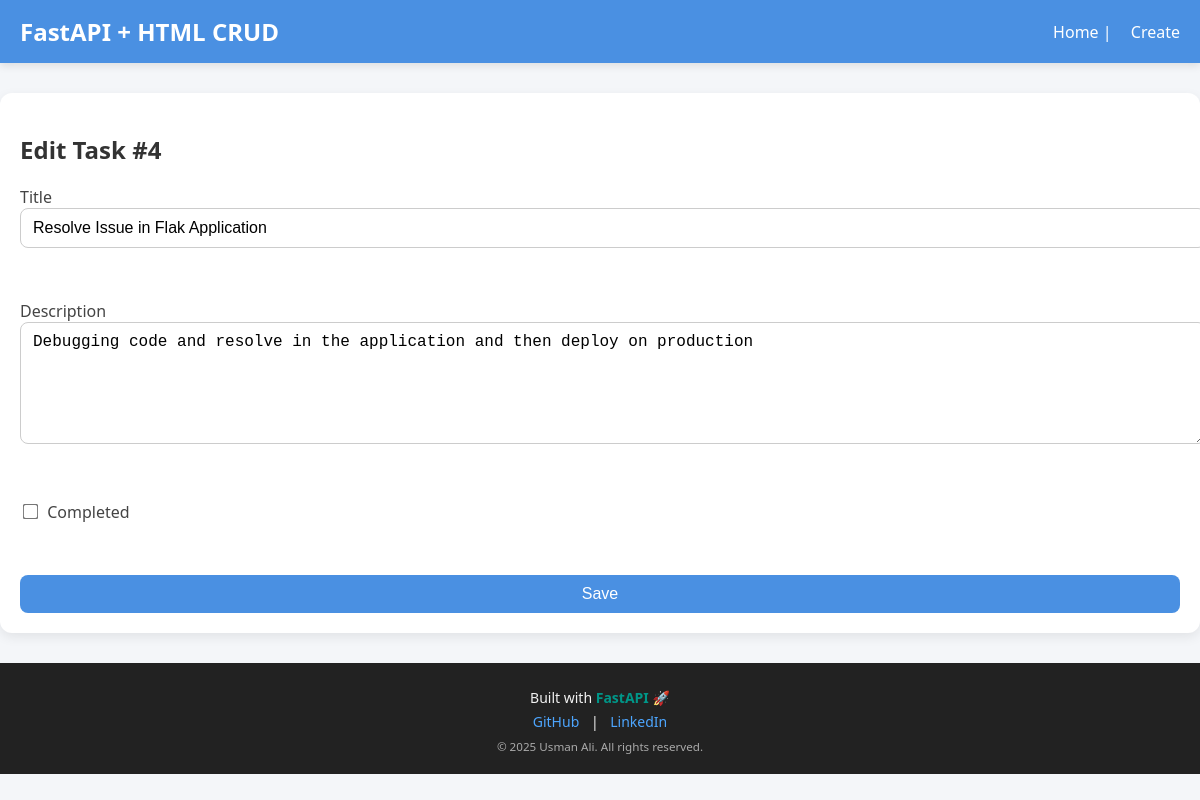
The app's page /edit/4 with its own data.
### app/models.py (models this page shows)
class Task(Base):
    __tablename__ = "tasks"
    id = Column(Integer, primary_key=True, index=True)
    title = Column(String(200), nullable=False)
    description = Column(Text, default="")
    completed = Column(Boolean, default=False)

### app/main.py (the view)
@app.get("/edit/{task_id}")
def edit_task_form(request: Request, task_id: int, db: Session = Depends(get_db_session)):
    task = db.query(Task).filter(Task.id == task_id).first()
    if not task:
        raise HTTPException(status_code=404, detail="Task not found")
    return templates.TemplateResponse("edit.html", {"request": request, "task": task})

### templates/edit.html (shortened to what this page needs)
{% extends "base.html" %} {% block content %}
<h2>Edit Task #{{ task.id }}</h2>
<form method="post" action="/edit/{{ task.id }}">
  <label
    >Title<br /><input
      type="text"
      name="title"
      value="{{ task.title }}"
      required /></label
  ><br />
  <label
    >Description<br /><textarea name="description">
{{ task.description }}</textarea
    ></label
  ><br />
  <label
    ><input
      type="checkbox"
      name="completed"
      value="1"
    />
    Completed</label
  ><br />
  <button type="submit">Save</button>
</form>
{% endblock %}

### static/style.css (style rules this page uses)
body { font-family: "Segoe UI", Tahoma, Geneva, Verdana, sans-serif; margin: 0; background: #f4f6f9; color: #333; animation: fadeIn 0.6s ease-in-out; }
h2 { margin-bottom: 20px; color: #333; }
form { display: flex; flex-direction: column; gap: 15px; animation: slideUp 0.6s ease; }
label { font-weight: 500; color: #444; }
input[type="text"], textarea { width: 100%; padding: 10px 12px; border: 1px solid #ccc; border-radius: 8px; font-size: 1rem; transition: all 0.3s ease; }
textarea { min-height: 100px; resize: vertical; }
input[type="checkbox"] { margin-right: 6px; transform: scale(1.2); }
button { padding: 10px 15px; background: #4a90e2; color: #fff; font-size: 1rem; border: none; border-radius: 8px; cursor: pointer; transition: all 0.3s ease; }

### records on screen
Task: id "4", title "Resolve Issue in Flak Application", description "Debugging code and resolve in the application and then deploy on production"
